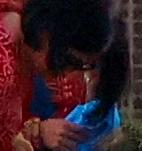
#> input picture server/temp_faces/face_16_2.jpg, 142 x 151 px
$ python -i reel_renderer.py   (imports and definitions only)
#> lines starting #> are read from the running program, lines starting #| are printed output that depends on the picture
#> further down, picture is the input picture: PIL image 142x151 RGB; mean R, G, B 53, 28.9, 35.8
"""Turn a list of photos into a short music-video MP4 (a "reel").

Pure Python + Pillow + ffmpeg. Each photo becomes a shot: Pillow builds a plate
(a crop of the photo, or the photo over a blurred copy of itself), the camera
path is planned so every face stays inside the frame, and ffmpeg does the
zoom/pan and crossfades one shot at a time, streaming raw frames into a single
encoder that adds the fades and audio. Only two plates are ever open at once,
so memory stays flat however many photos the reel has.
"""

from __future__ import annotations

import itertools
import json
import math
import os
import shutil
import subprocess
import tempfile
import threading
from concurrent.futures import ThreadPoolExecutor
from dataclasses import dataclass, field
from typing import Callable, List, Optional, Sequence, Tuple

from PIL import Image, ImageEnhance, ImageFilter, ImageOps

ASPECTS = {"9:16": (1080, 1920), "16:9": (1920, 1080)}
FPS = 30
MIN_TARGET, MAX_TARGET, DEFAULT_TARGET = 15.0, 30.0, 20.0
MIN_SHOT, MAX_SHOT = 1.2, 3.0
XFADE = 0.4
FADE_IO = 0.5
ZOOM = 1.08
BLUR_ZOOM = 1.06
PAN_FRAC = 0.28
SUPERSAMPLE = 2
MIN_FACE_FRAC = 0.03
MUSIC_FADE_IN, MUSIC_FADE_OUT = 1.0, 1.5
RENDER_TIMEOUT = 900
# each worker holds a decoded 24 MP photo (~300 MB); the API pod has 1.5 GB
PLATE_WORKERS = 1

Box = Tuple[float, float, float, float]
Rect = Tuple[float, float, float, float]  # x, y, w, h


class ReelError(Exception):
    pass


@dataclass
class ReelItem:
    path: str
    width: int
    height: int
    faces: List[Box] = field(default_factory=list)
    duration: Optional[float] = None


@dataclass
class ReelShot:
    index: int
    start: float
    duration: float
    layout: str  # "crop" or "blur"
    # all geometry below is in the shot's own space: photo pixels for "crop",
    # the composed canvas for "blur" (that is where the faces were mapped to)
    space: Tuple[int, int]
    rect0: Rect
    rect1: Rect
    faces: List[Box]
    focus: Optional[Box]
    zoom_in: bool

    def rect_at(self, t: float) -> Rect:
        u = min(max(t / self.duration, 0.0), 1.0) if self.duration else 0.0
        return tuple(a + (b - a) * u for a, b in zip(self.rect0, self.rect1))  # type: ignore


@dataclass
class ReelResult:
    path: str
    width: int
    height: int
    duration: float
    fps: int
    aspect: str
    shots: List[ReelShot]
    dropped: int = 0
    poster_time: float = 1.0


# ---------- framing ----------


# [21 lines left out: functions _usable_faces, focus_box, not called in this run]


def saliency_center(im: Image.Image) -> Tuple[float, float]:
    """Gradient-energy centroid in 0..1, pulled toward the middle."""
    small = im.convert("L")
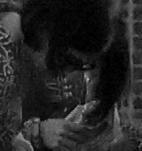
#> small: PIL image 142x151 L; min 0, max 182, mean 36.9
    small.thumbnail((192, 192))
    edges = small.filter(ImageFilter.FIND_EDGES)
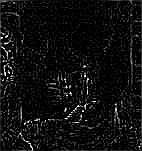
#> edges: PIL image 142x151 L; min 0, max 255, mean 14.9
    grid = edges.resize((16, 16), Image.BOX)
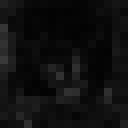
#> grid: PIL image 16x16 L (shown 8 times larger); min 3, max 57, mean 14.8
    px = list(grid.getdata())
#> px = 256 values, max 57 at index 112, min 3 at index 22, mean 14.8
    peak = max(px) or 1
#> peak = 57
    wx = wy = tot = 0.0
    for i, v in enumerate(px):
        w = max(0.0, v - 0.25 * peak)
        wx += w * ((i % 16) + 0.5) / 16
        wy += w * ((i // 16) + 0.5) / 16
        tot += w
#> this loop made 256 passes
#> (v, w, wx, wy, tot) on passes 1 to 3: (32, 17.75, 0.555, 0.555, 17.75), (24, 9.75, 1.47, 0.859, 27.5), (20, 5.75, 2.37, 1.04, 33.25)
#> after the loop, tot = 1086; wx = 417.6; wy = 643.5
    if tot <= 0:
        return 0.5, 0.5
    return 0.7 * wx / tot + 0.3 * 0.5, 0.7 * wy / tot + 0.3 * 0.5


# [90 lines left out: functions base_window, plan_window, choose_layout, allocate_durations, not called in this run]


def total_length(durs: Sequence[float]) -> float:
    return sum(durs) - XFADE * (len(durs) - 1)


# ---------- plates ----------


# [31 lines left out: functions _open_oriented, oriented_size, _blur_canvas, not called in this run]


@dataclass
class _Plate:
    path: str
    # photo/canvas space -> plate pixels: (p - origin) * scale
    ox: float
    oy: float
    scale: float
    size: Tuple[int, int]
    shot: ReelShot


def _even(v: float) -> int:
    return max(2, int(round(v / 2.0)) * 2)


# [88 lines left out: functions _build_plate, probe, audio_duration, not called in this run]


def _fmt(v: float) -> str:
    return f"{v:.5f}".rstrip("0").rstrip(".") or "0"


def _frames(seconds: float) -> int:
    return max(1, int(round(seconds * FPS)))


# [87 lines left out: functions _prep, _zoompan, piece_graph, _audio_graph, encoder_graph, not called in this run]


def _niced(cmd: List[str]) -> List[str]:
    # keep the API responsive while the pod's cores are busy encoding
    return ["nice", "-n", "10"] + cmd if shutil.which("nice") else cmd


# [203 lines left out: functions _tail, _stream_pieces, extract_poster, render_reel, not called in this run]


__all__ = [
    "ASPECTS", "ReelError", "ReelItem", "ReelResult", "ReelShot", "audio_duration",
    "extract_poster", "oriented_size", "probe", "render_reel",
]

>>> from PIL import Image
>>> picture = Image.open('../temp_faces/face_16_2.jpg')
>>> result = saliency_center(picture)
#> result = (0.419, 0.565)

$ run again, on server/temp_faces/face_1_12.jpg
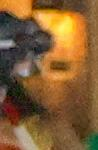
#> input picture server/temp_faces/face_1_12.jpg, 98 x 150 px
#> picture is the input picture: PIL image 98x150 RGB; mean R, G, B 131.2, 94.2, 52.4
#> in saliency_center, `edges = small.filter(ImageFilter.FIND_EDGES)`:
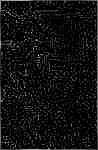
#> edges: PIL image 98x150 L; min 0, max 244, mean 16.8
#> in saliency_center, `grid = edges.resize((16, 16), Image.BOX)`:
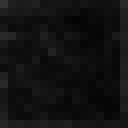
#> grid: PIL image 16x16 L (shown 8 times larger); min 3, max 50, mean 17
#> px = 256 values, max 50 at index 0, min 3 at index 41, mean 16.95
#> peak = 50
#> the loop in saliency_center, `for i, v in enumerate(px):` made 256 passes
#> (v, w, wx, wy, tot) on passes 1 to 3: (50, 37.5, 1.17, 1.17, 37.5), (30, 17.5, 2.81, 1.72, 55), (27, 14.5, 5.08, 2.17, 69.5)
#> after the loop in saliency_center, `for i, v in enumerate(px):`: tot = 1398; wx = 607.7; wy = 674
#> result = (0.454, 0.487)

$ run again, on server/temp_faces/face_1_14.jpg
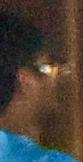
#> input picture server/temp_faces/face_1_14.jpg, 83 x 162 px
#> picture is the input picture: PIL image 83x162 RGB; mean R, G, B 72.8, 64.7, 56.1
#> in saliency_center, `edges = small.filter(ImageFilter.FIND_EDGES)`:
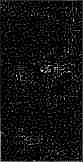
#> edges: PIL image 83x162 L; min 0, max 255, mean 15.8
#> in saliency_center, `grid = edges.resize((16, 16), Image.BOX)`:
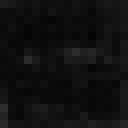
#> grid: PIL image 16x16 L (shown 8 times larger); min 4, max 45, mean 15.9
#> px = 256 values, max 45 at index 208, min 4 at index 75, mean 15.91
#> peak = 45
#> the loop in saliency_center, `for i, v in enumerate(px):` made 256 passes
#> (v, w, wx, wy, tot) on passes 1 to 3: (28, 16.75, 0.523, 0.523, 16.75), (24, 12.75, 1.72, 0.922, 29.5), (18, 6.75, 2.77, 1.13, 36.25)
#> after the loop in saliency_center, `for i, v in enumerate(px):`: tot = 1338.2; wx = 754.5; wy = 739.6
#> result = (0.545, 0.537)

$ run again, on server/temp_faces/face_4_4.jpg
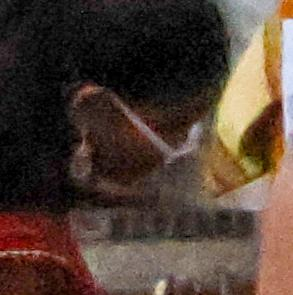
#> input picture server/temp_faces/face_4_4.jpg, 293 x 295 px
#> picture is the input picture: PIL image 293x295 RGB; mean R, G, B 80.3, 62.7, 52.2
#> in saliency_center, `edges = small.filter(ImageFilter.FIND_EDGES)`:
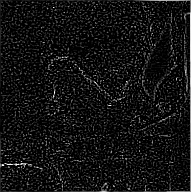
#> edges: PIL image 191x192 L; min 0, max 255, mean 18.4
#> in saliency_center, `grid = edges.resize((16, 16), Image.BOX)`:
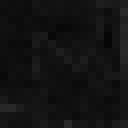
#> grid: PIL image 16x16 L (shown 8 times larger); min 6, max 41, mean 18.3
#> px = 256 values, max 41 at index 31, min 6 at index 77, mean 18.3
#> peak = 41
#> the loop in saliency_center, `for i, v in enumerate(px):` made 256 passes
#> (v, w, wx, wy, tot) on passes 1 to 3: (16, 5.75, 0.18, 0.18, 5.75), (14, 3.75, 0.531, 0.297, 9.5), (15, 4.75, 1.27, 0.445, 14.25)
#> after the loop in saliency_center, `for i, v in enumerate(px):`: tot = 2076.8; wx = 1162; wy = 1075.5
#> result = (0.542, 0.513)
